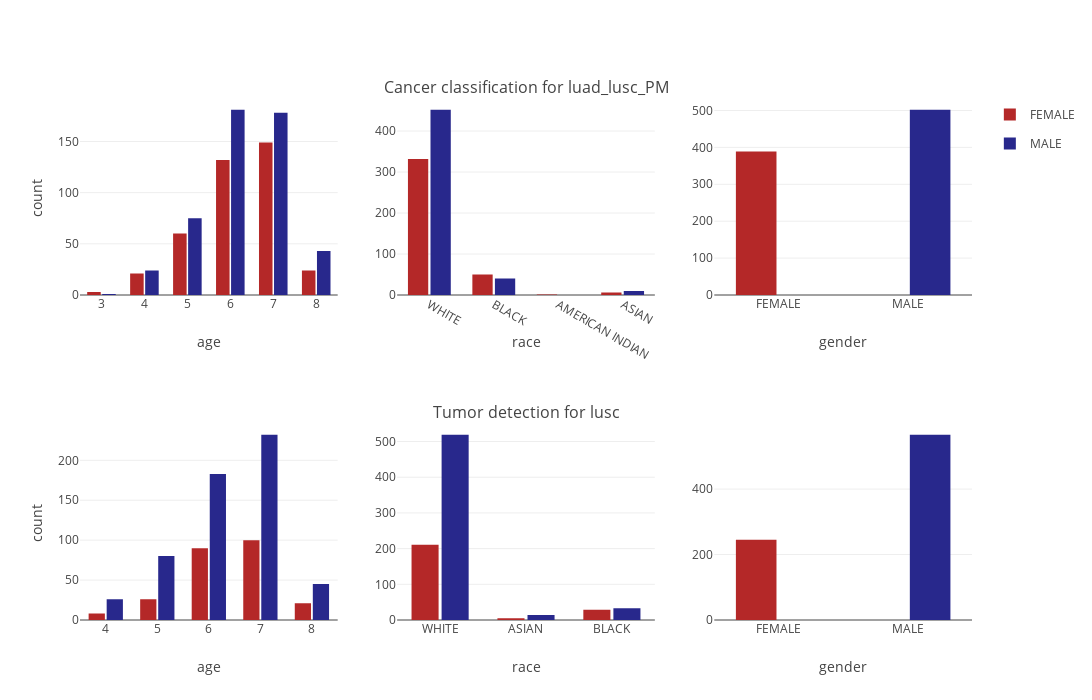

Notebook source saved alongside this figure:
### Code cell
# Initialization of the plot
fig = make_subplots(rows = 2, cols = 3,
                    subplot_titles=('',  f'Cancer classification for {c1}', '', '', f'Tumor detection for {c2}', ''))

# Traces
trace1_1 = px.histogram(ref1, x = 'age_', color = 'gender_',
                        color_discrete_sequence = ['rgb(180, 40, 40)', 'rgb(40, 40, 140)']).update_traces(showlegend = False).update_xaxes()
trace1_2 = px.histogram(ref1, x = 'race_str', color = 'gender_str',
                        color_discrete_sequence = ['rgb(180, 40, 40)', 'rgb(40, 40, 140)']).update_traces(showlegend = False)
trace1_3 = px.histogram(ref1, x='gender_str', color='gender_str',
                        color_discrete_sequence = ['rgb(180, 40, 40)', 'rgb(40, 40, 140)'])
trace2_1 = px.histogram(ref2, x = 'age_str', color = 'gender_str',
                        color_discrete_sequence = ['rgb(180, 40, 40)', 'rgb(40, 40, 140)']).update_traces(showlegend = False)
trace2_2 = px.histogram(ref2, x = 'race_str', color = 'gender_str',
                        color_discrete_sequence = ['rgb(180, 40, 40)', 'rgb(40, 40, 140)']).update_traces(showlegend = False)
trace2_3 = px.histogram(ref2, x='gender_str', color='gender_str',
                        color_discrete_sequence = ['rgb(180, 40, 40)', 'rgb(40, 40, 140)']).update_traces(showlegend = False)

# Update the figure
for t in range(len(trace1_1['data'])): fig.add_trace(trace1_1['data'][t], row = 1, col = 1)
for t in range(len(trace1_2['data'])): fig.add_trace(trace1_2['data'][t], row = 1, col = 2)
for t in range(len(trace1_3['data'])): fig.add_trace(trace1_3['data'][t], row = 1, col = 3)
for t in range(len(trace2_1['data'])): fig.add_trace(trace2_1['data'][t], row = 2, col = 1)
for t in range(len(trace2_2['data'])): fig.add_trace(trace2_2['data'][t], row = 2, col = 2)
for t in range(len(trace2_3['data'])): fig.add_trace(trace2_3['data'][t], row = 2, col = 3)
fig['layout']['xaxis']['title']='age'
fig['layout']['yaxis']['title']='count'
fig['layout']['xaxis2']['title']='race'
fig['layout']['xaxis3']['title']='gender'
fig['layout']['xaxis4']['title']='age'
fig['layout']['yaxis4']['title']='count'
fig['layout']['xaxis5']['title']='race'
fig['layout']['xaxis6']['title']='gender'
fig.update_layout(height = 700, width = 1100, template = 'none',
                  xaxis1 = dict(tickvals=[2, 3, 4, 5, 6, 7, 8, 9]),
                  xaxis4 = dict(tickvals=[4, 5, 6, 7, 8]))
fig.update_layout(barmode = 'group', bargap = 0.3, bargroupgap = 0.1)
fig.update_coloraxes(showscale=False)
fig.write_image("images/eda_2.eps")
fig.show()

### Figure 1 — Plotly figure (JSON) as saved in the notebook; plotly's stock layout.template omitted (floating-point values rounded to 4 significant figures; data arrays with more than 128 entries replaced by an {"elided": "..."} marker saying what was removed)
{"data": [{"alignmentgroup": "True", "bingroup": "x", "hovertemplate": "gender_=0<br>age_=%{x}<br>count=%{y}<extra></extra>", "legendgroup": "0", "marker": {"color": "rgb(180, 40, 40)", "pattern": {"shape": ""}}, "name": "0", "offsetgroup": "0", "orientation": "v", "showlegend": false, "type": "histogram", "x": {"elided": "389 str values"}, "xaxis": "x", "yaxis": "y"}, {"alignmentgroup": "True", "bingroup": "x", "hovertemplate": "gender_=1<br>age_=%{x}<br>count=%{y}<extra></extra>", "legendgroup": "1", "marker": {"color": "rgb(40, 40, 140)", "pattern": {"shape": ""}}, "name": "1", "offsetgroup": "1", "orientation": "v", "showlegend": false, "type": "histogram", "x": {"elided": "502 str values"}, "xaxis": "x", "yaxis": "y"}, {"alignmentgroup": "True", "bingroup": "x", "hovertemplate": "gender_str=FEMALE<br>race_str=%{x}<br>count=%{y}<extra></extra>", "legendgroup": "FEMALE", "marker": {"color": "rgb(180, 40, 40)", "pattern": {"shape": ""}}, "name": "FEMALE", "offsetgroup": "FEMALE", "orientation": "v", "showlegend": false, "type": "histogram", "x": {"elided": "389 str values"}, "xaxis": "x2", "yaxis": "y2"}, {"alignmentgroup": "True", "bingroup": "x", "hovertemplate": "gender_str=MALE<br>race_str=%{x}<br>count=%{y}<extra></extra>", "legendgroup": "MALE", "marker": {"color": "rgb(40, 40, 140)", "pattern": {"shape": ""}}, "name": "MALE", "offsetgroup": "MALE", "orientation": "v", "showlegend": false, "type": "histogram", "x": {"elided": "502 str values"}, "xaxis": "x2", "yaxis": "y2"}, {"alignmentgroup": "True", "bingroup": "x", "hovertemplate": "gender_str=%{x}<br>count=%{y}<extra></extra>", "legendgroup": "FEMALE", "marker": {"color": "rgb(180, 40, 40)", "pattern": {"shape": ""}}, "name": "FEMALE", "offsetgroup": "FEMALE", "orientation": "v", "showlegend": true, "type": "histogram", "x": {"elided": "389 str values"}, "xaxis": "x3", "yaxis": "y3"}, {"alignmentgroup": "True", "bingroup": "x", "hovertemplate": "gender_str=%{x}<br>count=%{y}<extra></extra>", "legendgroup": "MALE", "marker": {"color": "rgb(40, 40, 140)", "pattern": {"shape": ""}}, "name": "MALE", "offsetgroup": "MALE", "orientation": "v", "showlegend": true, "type": "histogram", "x": {"elided": "502 str values"}, "xaxis": "x3", "yaxis": "y3"}, {"alignmentgroup": "True", "bingroup": "x", "hovertemplate": "gender_str=FEMALE<br>age_str=%{x}<br>count=%{y}<extra></extra>", "legendgroup": "FEMALE", "marker": {"color": "rgb(180, 40, 40)", "pattern": {"shape": ""}}, "name": "FEMALE", "offsetgroup": "FEMALE", "orientation": "v", "showlegend": false, "type": "histogram", "x": {"elided": "245 str values"}, "xaxis": "x4", "yaxis": "y4"}, {"alignmentgroup": "True", "bingroup": "x", "hovertemplate": "gender_str=MALE<br>age_str=%{x}<br>count=%{y}<extra></extra>", "legendgroup": "MALE", "marker": {"color": "rgb(40, 40, 140)", "pattern": {"shape": ""}}, "name": "MALE", "offsetgroup": "MALE", "orientation": "v", "showlegend": false, "type": "histogram", "x": {"elided": "566 str values"}, "xaxis": "x4", "yaxis": "y4"}, {"alignmentgroup": "True", "bingroup": "x", "hovertemplate": "gender_str=FEMALE<br>race_str=%{x}<br>count=%{y}<extra></extra>", "legendgroup": "FEMALE", "marker": {"color": "rgb(180, 40, 40)", "pattern": {"shape": ""}}, "name": "FEMALE", "offsetgroup": "FEMALE", "orientation": "v", "showlegend": false, "type": "histogram", "x": {"elided": "245 str values"}, "xaxis": "x5", "yaxis": "y5"}, {"alignmentgroup": "True", "bingroup": "x", "hovertemplate": "gender_str=MALE<br>race_str=%{x}<br>count=%{y}<extra></extra>", "legendgroup": "MALE", "marker": {"color": "rgb(40, 40, 140)", "pattern": {"shape": ""}}, "name": "MALE", "offsetgroup": "MALE", "orientation": "v", "showlegend": false, "type": "histogram", "x": {"elided": "566 str values"}, "xaxis": "x5", "yaxis": "y5"}, {"alignmentgroup": "True", "bingroup": "x", "hovertemplate": "gender_str=%{x}<br>count=%{y}<extra></extra>", "legendgroup": "FEMALE", "marker": {"color": "rgb(180, 40, 40)", "pattern": {"shape": ""}}, "name": "FEMALE", "offsetgroup": "FEMALE", "orientation": "v", "showlegend": false, "type": "histogram", "x": {"elided": "245 str values"}, "xaxis": "x6", "yaxis": "y6"}, {"alignmentgroup": "True", "bingroup": "x", "hovertemplate": "gender_str=%{x}<br>count=%{y}<extra></extra>", "legendgroup": "MALE", "marker": {"color": "rgb(40, 40, 140)", "pattern": {"shape": ""}}, "name": "MALE", "offsetgroup": "MALE", "orientation": "v", "showlegend": false, "type": "histogram", "x": {"elided": "566 str values"}, "xaxis": "x6", "yaxis": "y6"}], "layout": {"annotations": [{"font": {"size": 16}, "showarrow": false, "text": "Cancer classification for luad_lusc_PM", "x": 0.5, "xanchor": "center", "xref": "paper", "y": 1, "yanchor": "bottom", "yref": "paper"}, {"font": {"size": 16}, "showarrow": false, "text": "Tumor detection for lusc", "x": 0.5, "xanchor": "center", "xref": "paper", "y": 0.375, "yanchor": "bottom", "yref": "paper"}], "bargap": 0.3, "bargroupgap": 0.1, "barmode": "group", "coloraxis": {"showscale": false}, "height": 700, "width": 1100, "xaxis": {"anchor": "y", "domain": [0, 0.2889], "tickvals": [2, 3, 4, 5, 6, 7, 8, 9], "title": {"text": "age"}}, "xaxis2": {"anchor": "y2", "domain": [0.3556, 0.6444], "title": {"text": "race"}}, "xaxis3": {"anchor": "y3", "domain": [0.7111, 1], "title": {"text": "gender"}}, "xaxis4": {"anchor": "y4", "domain": [0, 0.2889], "tickvals": [4, 5, 6, 7, 8], "title": {"text": "age"}}, "xaxis5": {"anchor": "y5", "domain": [0.3556, 0.6444], "title": {"text": "race"}}, "xaxis6": {"anchor": "y6", "domain": [0.7111, 1], "title": {"text": "gender"}}, "yaxis": {"anchor": "x", "domain": [0.625, 1], "title": {"text": "count"}}, "yaxis2": {"anchor": "x2", "domain": [0.625, 1]}, "yaxis3": {"anchor": "x3", "domain": [0.625, 1]}, "yaxis4": {"anchor": "x4", "domain": [0, 0.375], "title": {"text": "count"}}, "yaxis5": {"anchor": "x5", "domain": [0, 0.375]}, "yaxis6": {"anchor": "x6", "domain": [0, 0.375]}}}
